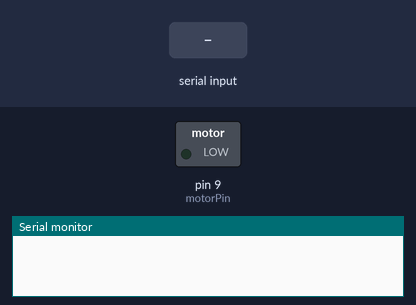
Recording of a sketch running on a simulated Arduino Uno, built with avr-gcc and run on an emulated ATmega328P. On the bench: switched loads named in the sketch (green lamp = pin HIGH), the last lines printed to the serial monitor. The inputs (shaded band) are chosen by the test bench.

Above: at 1.2 s.
1.3 s: byte 30 received over Serial
At 1.8 s:
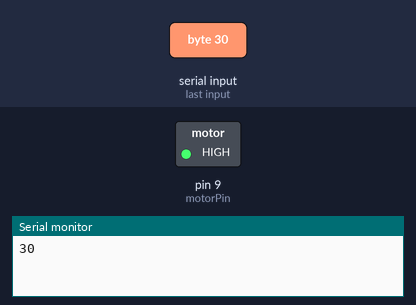
Timing chart, 0 to 4.3 s (numbered marks = the images above; inputs shaded):
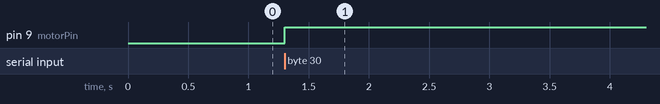

The sketch:

arduino_board.ino
```cpp
const int motorPin = 9;

void setup() {
  pinMode(motorPin, OUTPUT);

   // Open serial port, set data rate to 9600 bps
  Serial.begin(9600);
}

int incomingByte = 0;

// Letters to send over serial and numbers that are received here:
// Start motor
const int q = 113;
// Stop motor
const int w = 119;
// Reserved, unassigned
const int e = 101;
// Reserved, unassigned
const int r = 114;

void loop() {

  if (Serial.available() > 0) {
      // read the incoming byte:
      incomingByte = Serial.read();

      Serial.println(incomingByte, DEC);
      digitalWrite(motorPin, HIGH);

      if (incomingByte == q) {
        digitalWrite(motorPin, HIGH);
      } else if (incomingByte == w) {
        digitalWrite(motorPin, LOW);
      } else if (incomingByte == e) {

      } else if (incomingByte == r) {

      }
  }
}
```

Measured:
- after the input at 1.3 s, pin 9 (motorPin): LOW → HIGH at once
